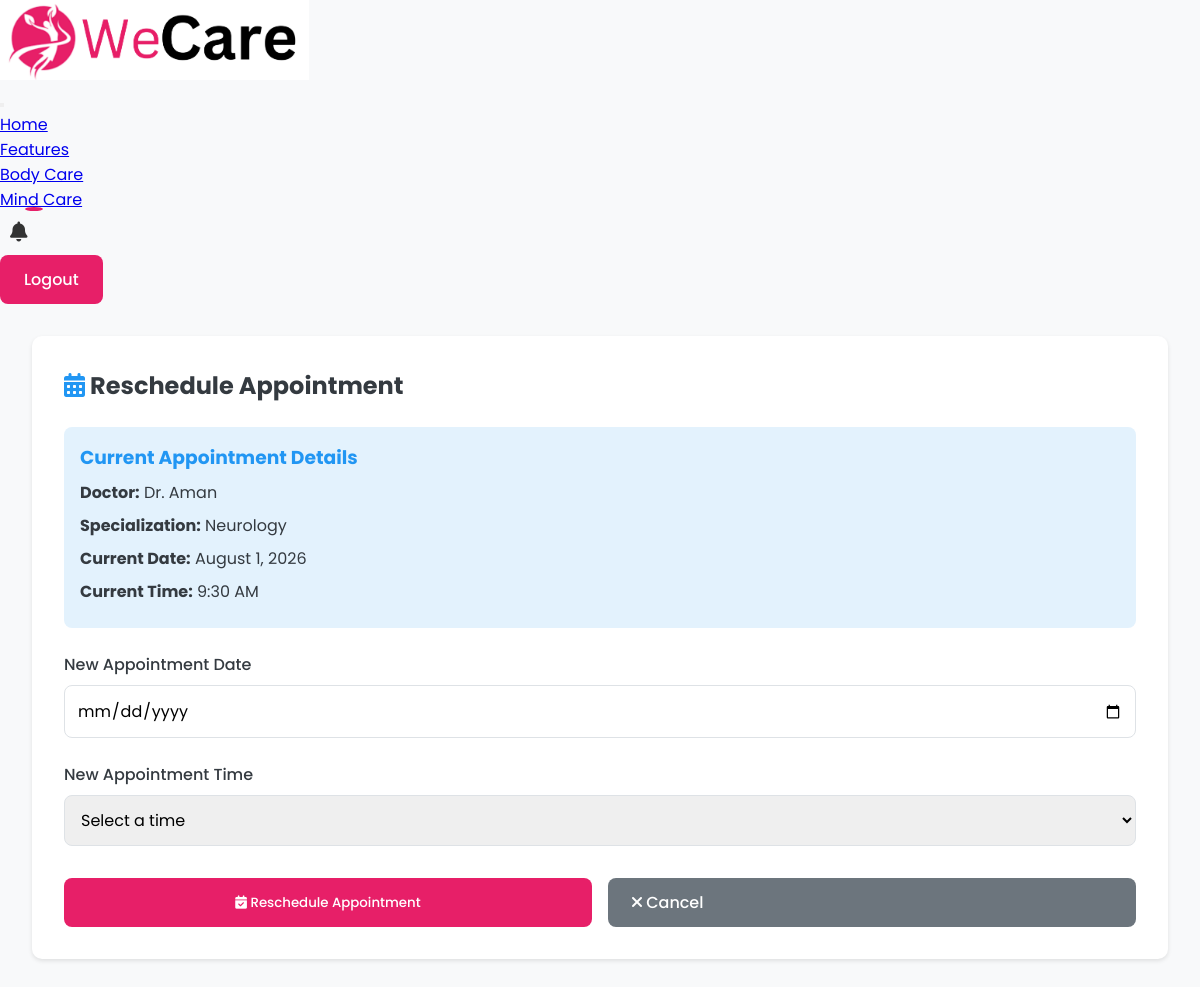
Page /reschedule.php?id=6 (signed in) on the committed database.
### tables this page shows
CREATE TABLE `appointments` (
  `appointment_id` int(11) NOT NULL,
  `patient_id` int(11) NOT NULL,
  `doctor_id` int(11) NOT NULL,
  `appointment_date` date NOT NULL,
  `appointment_time` time NOT NULL,
  `reason` text NOT NULL,
  `notes` text DEFAULT NULL,
  `preferred_communication` varchar(50) NOT NULL,
  `status` varchar(20) NOT NULL DEFAULT 'Scheduled',
  `created_at` timestamp NULL DEFAULT current_timestamp()
);

CREATE TABLE `doctors` (
  `doctor_id` int(11) NOT NULL,
  `full_name` varchar(100) NOT NULL,
  `email` varchar(100) NOT NULL,
  `password` varchar(255) NOT NULL,
  `phone` varchar(20) DEFAULT NULL,
  `specialization` varchar(100) NOT NULL,
  `qualification` varchar(100) NOT NULL,
  `experience` int(11) NOT NULL,
  `license_no` varchar(50) NOT NULL,
  `is_verified` tinyint(1) DEFAULT 0,
  `created_at` timestamp NULL DEFAULT current_timestamp(),
  `profile_image` varchar(255) DEFAULT NULL
);

### reschedule.php (the view, shortened to what this page needs)
<?php
require_once('config.php');
$userId = $_SESSION['user_id'];
$appointmentId = $_GET['id'];
try {
    $stmt = $con->prepare("SELECT a.*, d.full_name as doctor_name, d.specialization
                          FROM appointments a
                          JOIN doctors d ON a.doctor_id = d.doctor_id
                          WHERE a.appointment_id = ? AND a.patient_id = ? AND a.status = 'Scheduled'");
    $stmt->bind_param("ii", $appointmentId, $userId);
    $stmt->execute();
    $appointment = $stmt->get_result()->fetch_assoc();
} catch (Exception $e) {
    $error = "Error fetching appointment details.";
    error_log("Error in reschedule.php: " . $e->getMessage());
}
?>
<!DOCTYPE html>
<html lang="en">
<head>
    <link rel="stylesheet" href="https://cdnjs.cloudflare.com/ajax/libs/font-awesome/6.0.0/css/all.min.css">
</head>
<body>
    <?php include 'includes/navbar.php'; ?>
    <main class="main-content">
        <div class="container">
            <div class="card">
                <h2 style="margin-bottom: 1.5rem;">
                    <i class="fas fa-calendar-alt" style="color: var(--primary-color);"></i>
                    Reschedule Appointment
                </h2>
                <div class="current-appointment">
                    <h3>Current Appointment Details</h3>
                    <p><strong>Doctor:</strong> Dr. <?php echo htmlspecialchars($appointment['doctor_name']); ?></p>
                    <p><strong>Specialization:</strong> <?php echo htmlspecialchars($appointment['specialization']); ?></p>
                    <p><strong>Current Date:</strong> <?php echo date('F j, Y', strtotime($appointment['appointment_date'])); ?></p>
                    <p><strong>Current Time:</strong> <?php echo date('g:i A', strtotime($appointment['appointment_time'])); ?></p>
                </div>
                <form method="POST" action="">
                    <div class="form-group">
                        <label for="appointment_date">New Appointment Date</label>
                        <input type="date" name="appointment_date" id="appointment_date"
                               min="<?php echo date('Y-m-d'); ?>" required>
                    </div>
                    <div class="form-group">
                        <label for="appointment_time">New Appointment Time</label>
                        <select name="appointment_time" id="appointment_time" required>
                            <option value="">Select a time</option>
                        </select>
                    </div>
                    <div style="display: flex; gap: 1rem; margin-top: 2rem;">
                        <button type="submit" class="btn btn-primary" style="flex: 1;">
                            <i class="fas fa-calendar-check"></i> Reschedule Appointment
                        </button>
                        <a href="appointments.php" class="btn btn-secondary" style="flex: 1;">
                            <i class="fas fa-times"></i> Cancel
                        </a>
                    </div>
                </form>
            </div>
        </div>
    </main>
</body>
</html>

### reschedule.php (style rules this page uses)
:root { --primary-color: #2196f3; --secondary-color: #6c757d; --success-color: #28a745; --danger-color: #dc3545; --light-text: #6c757d; --dark-text: #343a40; --border-color: #dee2e6; }
* { margin: 0; padding: 0; box-sizing: border-box; font-family: 'Poppins', sans-serif; }
body { background-color: #f8f9fa; color: var(--dark-text); }
.container { max-width: 1200px; margin: 0 auto; padding: 2rem; }
.card { background: white; border-radius: 10px; box-shadow: 0 2px 4px rgba(0,0,0,0.1); padding: 2rem; margin-bottom: 2rem; }
.form-group { margin-bottom: 1.5rem; }
label { display: block; margin-bottom: 0.5rem; color: var(--dark-text); font-weight: 500; }
input[type="date"], select { width: 100%; padding: 0.75rem; border: 1px solid var(--border-color); border-radius: 8px; font-size: 1rem; }
.btn { display: inline-block; padding: 0.75rem 1.5rem; border-radius: 8px; text-decoration: none; font-weight: 500; transition: all 0.3s ease; border: none; cursor: pointer; }
.btn-primary { background-color: var(--primary-color); color: white; }
.btn-secondary { background-color: var(--secondary-color); color: white; }
.current-appointment { background-color: #e3f2fd; padding: 1rem; border-radius: 8px; margin-bottom: 1.5rem; }
.current-appointment h3 { color: var(--primary-color); margin-bottom: 0.5rem; }
.current-appointment p { margin: 0.5rem 0; color: var(--dark-text); }

### includes/navbar.php (style rules this page uses)
.btn-primary { background-color: #e71f68; border-color: #e71f68; color: white; }

### rows in the picture
appointments: doctor.full_name "Aman", doctor.specialization "Neurology", appointment_date "August 1, 2026", appointment_time "9:30 AM"
